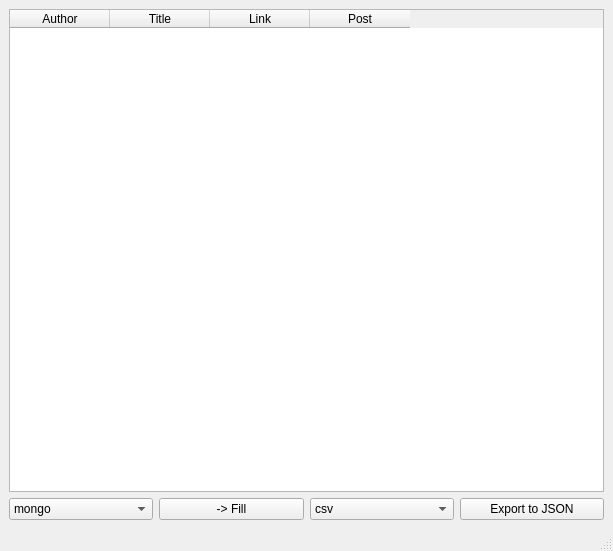
<?xml version="1.0" encoding="UTF-8"?>
<ui version="4.0">
 <class>MainWindow</class>
 <widget class="QMainWindow" name="MainWindow">
  <property name="geometry">
   <rect>
    <x>0</x>
    <y>0</y>
    <width>613</width>
    <height>551</height>
   </rect>
  </property>
  <property name="windowTitle">
   <string>Scraper DS reader v1.0</string>
  </property>
  <widget class="QWidget" name="centralwidget">
   <layout class="QVBoxLayout" name="verticalLayout_2">
    <item>
     <widget class="QTableWidget" name="table">
      <column>
       <property name="text">
        <string>Author</string>
       </property>
      </column>
      <column>
       <property name="text">
        <string>Title</string>
       </property>
      </column>
      <column>
       <property name="text">
        <string>Link</string>
       </property>
      </column>
      <column>
       <property name="text">
        <string>Post</string>
       </property>
      </column>
     </widget>
    </item>
    <item>
     <layout class="QHBoxLayout" name="horizontalLayout">
      <item>
       <widget class="QComboBox" name="cmb1">
        <item>
         <property name="text">
          <string>mongo</string>
         </property>
        </item>
        <item>
         <property name="text">
          <string>postgre</string>
         </property>
        </item>
       </widget>
      </item>
      <item>
       <widget class="QPushButton" name="btn_fill">
        <property name="text">
         <string>-&gt; Fill</string>
        </property>
       </widget>
      </item>
      <item>
       <widget class="QComboBox" name="cmb2">
        <item>
         <property name="text">
          <string>csv</string>
         </property>
        </item>
        <item>
         <property name="text">
          <string>json</string>
         </property>
        </item>
       </widget>
      </item>
      <item>
       <widget class="QPushButton" name="btn_export">
        <property name="text">
         <string>Export to JSON</string>
        </property>
       </widget>
      </item>
     </layout>
    </item>
   </layout>
  </widget>
  <widget class="QMenuBar" name="menubar">
   <property name="geometry">
    <rect>
     <x>0</x>
     <y>0</y>
     <width>613</width>
     <height>21</height>
    </rect>
   </property>
  </widget>
  <widget class="QStatusBar" name="statusbar"/>
 </widget>
 <resources/>
 <connections/>
</ui>
